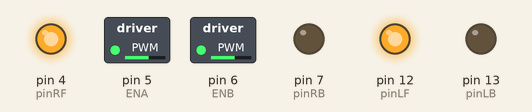
This sketch was run on a simulated Arduino Uno, built with avr-gcc and run on an emulated ATmega328P. Parts: switched loads named in the sketch (green lamp = pin HIGH), output pins drawn as LEDs (lit = HIGH).

Above: at 1.0 s.
At 3.0 s:
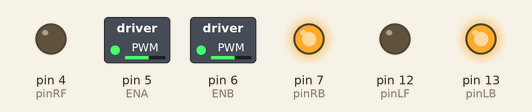
At 5.0 s:
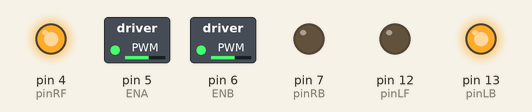
At 7.0 s:
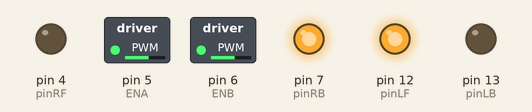
At 9.0 s:
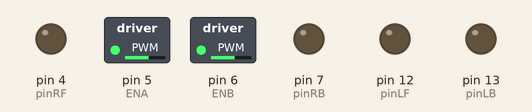
Timing chart, 0 to 13.0 s (numbered marks = the images above):
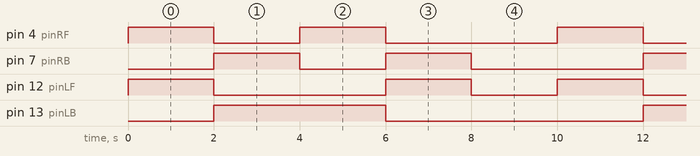

The sketch:

Test1_Motor_Speed_and_Direction_Control.ino
```cpp
#define ENA  5              //pin of controlling speed---- ENA of motor driver board
#define ENB  6              //pin of controlling speed---- ENB of motor driver board
int pinLB = 13;            //pin of controlling turning---- IN1 of motor driver board
int pinLF = 12;           //pin of controlling turning---- IN2 of motor driver board
int pinRB = 7;          //pin of controlling turning---- IN3 of motor driver board
int pinRF = 4;          //pin of controlling turning---- IN4 of motor driver board
void setup()
{
  pinMode(pinLB, OUTPUT); // pin 13
  pinMode(pinLF, OUTPUT); // pin 12
  pinMode(pinRB, OUTPUT); // pin 7
  pinMode(pinRF, OUTPUT); // pin 4
  pinMode(ENA, OUTPUT);   // pin 5(PWM)
  pinMode(ENB, OUTPUT);   // pin 6(PWM)
  Set_Speed(150);//setting speed 150
}
void loop()
{
  advance();
  delay(2000);//waiting 2 seconds
  back();
  delay(2000);
  turnR();
  delay(2000);
  turnL();
  delay(2000);
  stopp();
  delay(2000);
}

void Set_Speed(unsigned char pwm) //function of setting speed
{
  analogWrite(ENA, pwm);
  analogWrite(ENB, pwm);
}
void advance()    //  going forward
{
  digitalWrite(pinRB, LOW); // making motor move towards right rear
  digitalWrite(pinRF, HIGH);
  digitalWrite(pinLB, LOW); // making motor move towards left rear
  digitalWrite(pinLF, HIGH);

}
void turnR()        //turning right(dual wheel)
{
  digitalWrite(pinRB, LOW); //making motor move towards right rear
  digitalWrite(pinRF, HIGH);
  digitalWrite(pinLB, HIGH);
  digitalWrite(pinLF, LOW); //making motor move towards left front
}
void turnL()         //turning left(dual wheel)
{
  digitalWrite(pinRB, HIGH);
  digitalWrite(pinRF, LOW );  //making motor move towards right front
  digitalWrite(pinLB, LOW);  //making motor move towards left rear
  digitalWrite(pinLF, HIGH);
}
void stopp()        //stop
{
  digitalWrite(pinRB, LOW);
  digitalWrite(pinRF, LOW);
  digitalWrite(pinLB, LOW);
  digitalWrite(pinLF, LOW);

}
void back()         //back up
{
  digitalWrite(pinRB, HIGH); //making motor move towards right rear
  digitalWrite(pinRF, LOW);
  digitalWrite(pinLB, HIGH); //making motor move towards left rear
  digitalWrite(pinLF, LOW);
}
```

Measured:
- by itself, pin 4 (pinRF), pin 7 (pinRB): repeats every 10.0 s: LOW 2.0 s, HIGH 2.0 s, LOW 4.0 s, HIGH 2.0 s
- by itself, pin 12 (pinLF): repeats every 10.0 s: LOW 4.0 s, HIGH 2.0 s, LOW 2.0 s, HIGH 2.0 s
- by itself, pin 13 (pinLB): alternates HIGH for 4.0 s and LOW for 6.0 s
